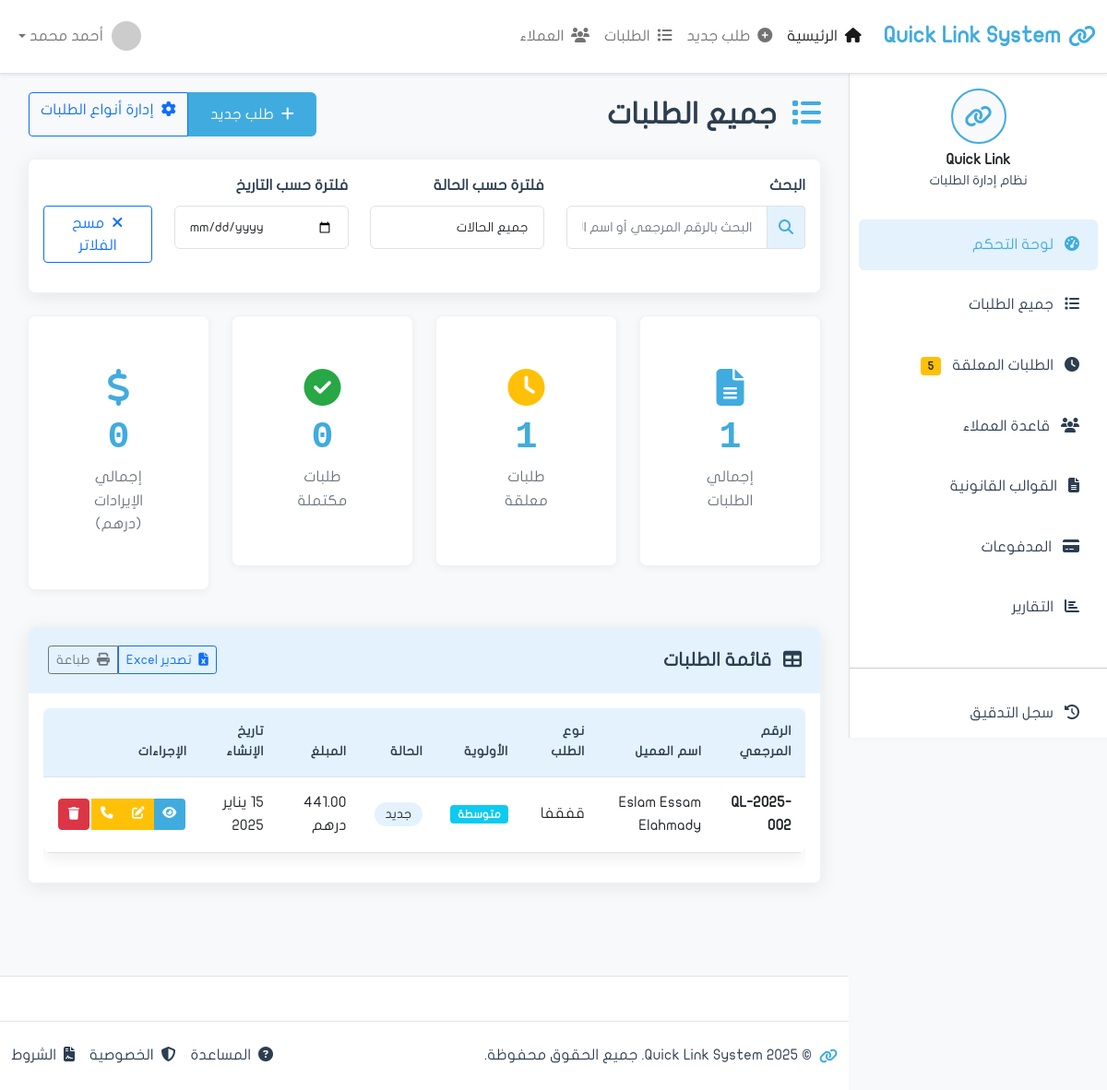
Page /requests/list/ on the earlier database version.
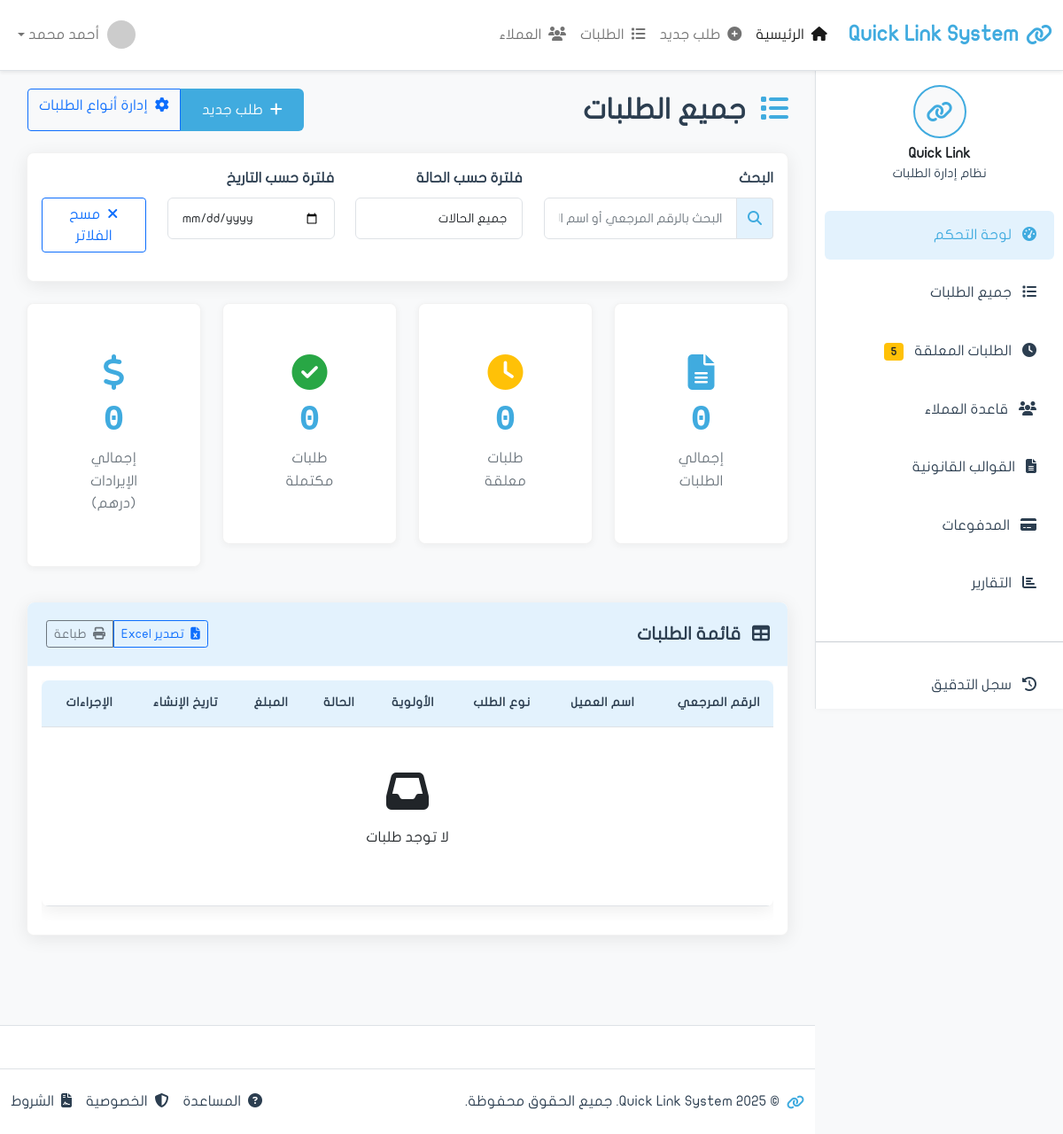
Same page on the later database version.
### apps/requests/models.py (models this page shows, shortened)
class Request(models.Model):
    reference_number = models.CharField(
        'الرقم المرجعي',
        max_length=20,
        unique=True,
        editable=False
    )  # QL-2025-001
    customer = models.ForeignKey(
        'clients.Customer',
        on_delete=models.PROTECT,
        related_name='requests',
        verbose_name='العميل'
    )
    request_type = models.ForeignKey(
        'RequestType',
        on_delete=models.PROTECT,
        related_name='requests',
        verbose_name='نوع الطلب',
        null=True,  # للتوافق مع البيانات القديمة
        blank=True
    )
    request_type_legacy = models.CharField(
        'نوع الطلب (قديم)',
        max_length=100,
        blank=True,
        null=True
    )
    status = models.CharField(
        'الحالة',
        max_length=20,
        choices=RequestStatus.choices,
        default=RequestStatus.NEW
    )
    priority = models.CharField('الأولوية', max_length=20, choices=[
        ('low', 'منخفضة'),
        ('medium', 'متوسطة'),
        ('high', 'عالية'),
        ('urgent', 'عاجلة'),
    ], default='medium')
    template = models.ForeignKey(
        'Template',
        on_delete=models.PROTECT,
        related_name='requests',
        verbose_name='القالب القانوني',
        null=True,
        blank=True
    )
    needs_approval = models.BooleanField('يحتاج موافقة', default=True)
    approved_by = models.ForeignKey(
        'auth.User',
        on_delete=models.SET_NULL,
        null=True,
        blank=True,
        related_name='approved_requests',
        verbose_name='تمت الموافقة من'
    )
    approved_at = models.DateTimeField('تاريخ الموافقة', null=True, blank=True)
    rejected_by = models.ForeignKey(
        'auth.User',
        on_delete=models.SET_NULL,
        null=True,
        blank=True,
        related_name='rejected_requests',
        verbose_name='تم الرفض من'
    )
    rejected_at = models.DateTimeField('تاريخ الرفض', null=True, blank=True)
    rejection_reason = models.TextField('سبب الرفض', blank=True)
    submission_date = models.DateField('تاريخ التقديم', null=True, blank=True)
    due_date = models.DateField('تاريخ الاستحقاق', null=True, blank=True)
    completion_date = models.DateTimeField('تاريخ الإكمال', null=True, blank=True)
    total_amount = models.DecimalField('المبلغ الإجمالي', max_digits=10, decimal_places=2, default=0)
    is_paid = models.BooleanField('مدفوع', default=False)
    payment_method = models.CharField('طريقة الدفع', max_length=50, blank=True)
    description = models.TextField('الوصف', blank=True)
    notes = models.TextField('ملاحظات', blank=True)
    internal_notes = models.TextField('ملاحظات داخلية', blank=True)
    checklist_completed = models.BooleanField('Checklist مكتمل', default=False)
    identity_verified = models.BooleanField('الهوية موثقة', default=False)
    template_selected = models.BooleanField('القالب محدد', default=False)
    payment_confirmed = models.BooleanField('الدفع مؤكد', default=False)
    created_at = models.DateTimeField('تاريخ الإنشاء', auto_now_add=True)
    updated_at = models.DateTimeField('آخر تحديث', auto_now=True)
    created_by = models.ForeignKey(
        'auth.User',
        on_delete=models.SET_NULL,
        null=True,
        related_name='requests_created',
        verbose_name='تم الإنشاء بواسطة'
    )
    assigned_to = models.ForeignKey(
        'auth.User',
        on_delete=models.SET_NULL,
        null=True,
        blank=True,
        related_name='assigned_requests',
        verbose_name='مسند إلى'
    )
    is_deleted = models.BooleanField('محذوف', default=False)
    deleted_at = models.DateTimeField('تاريخ الحذف', null=True, blank=True)
    deleted_by = models.ForeignKey(
        'auth.User',
        on_delete=models.SET_NULL,
        null=True,
        blank=True,
        related_name='requests_deleted',
        verbose_name='تم الحذف بواسطة'
    )
    class Meta:
        verbose_name = 'طلب'
        verbose_name_plural = 'الطلبات'
        ordering = ['-created_at']
        permissions = [
            ('approve_request', 'يمكنه الموافقة على الطلبات'),
            ('reject_request', 'يمكنه رفض الطلبات'),
            ('can_delete_request', 'يمكنه حذف الطلبات'),
            ('view_all_requests', 'يمكنه رؤية جميع الطلبات'),
        ]
        indexes = [
            models.Index(fields=['reference_number']),
            models.Index(fields=['status']),
            models.Index(fields=['created_at']),
        ]

class RequestType(models.Model):
    name_arabic = models.CharField('الاسم بالعربية', max_length=200)
    name_english = models.CharField('الاسم بالإنجليزية', max_length=200, blank=True)
    code = models.CharField('الرمز', max_length=50, unique=True, editable=False)
    category = models.ForeignKey(
        'RequestCategory',
        on_delete=models.PROTECT,
        related_name='request_types',
        verbose_name='الفئة',
        null=True,  # للتوافق المؤقت
        blank=True
    )
    description = models.TextField('الوصف', blank=True)
    default_price = models.DecimalField('السعر الافتراضي', max_digits=10, decimal_places=2, default=420.00)
    is_active = models.BooleanField('نشط', default=True)
    display_order = models.IntegerField('ترتيب العرض', default=0)
    usage_count = models.IntegerField('عدد الاستخدامات', default=0)
    created_at = models.DateTimeField('تاريخ الإنشاء', auto_now_add=True)
    updated_at = models.DateTimeField('آخر تحديث', auto_now=True)
    created_by = models.ForeignKey('auth.User', on_delete=models.SET_NULL, null=True, blank=True)
    class Meta:
        verbose_name = 'نوع طلب'
        verbose_name_plural = 'أنواع الطلبات'
        ordering = ['display_order', 'name_arabic']

### apps/clients/models.py (models this page shows, shortened)
class Customer(models.Model):
    full_name = models.CharField('الاسم الرباعي', max_length=200)
    full_name_english = models.CharField('الاسم بالإنجليزية', max_length=200, blank=True)
    emirates_id = models.CharField(
        'رقم الهوية',
        max_length=18,
        unique=True,
        validators=[
            RegexValidator(
                regex=r'^784-\d{4}-\d{7}-\d{1}$',
                message='رقم الهوية يجب أن يكون بصيغة: 784-XXXX-XXXXXXX-X'
            )
        ]
    )
    date_of_birth = models.DateField('تاريخ الميلاد')
    nationality = models.CharField('الجنسية', max_length=100, default='الإمارات')
    gender = models.CharField('الجنس', max_length=10, choices=[
        ('male', 'ذكر'),
        ('female', 'أنثى'),
    ])
    phone = models.CharField('رقم الجوال', max_length=20)
    email = models.EmailField('البريد الإلكتروني', blank=True)
    address = models.TextField('العنوان', blank=True)
    occupation = models.CharField('المهنة', max_length=100, blank=True)
    company_name = models.CharField('اسم الشركة', max_length=200, blank=True)
    created_at = models.DateTimeField('تاريخ الإنشاء', auto_now_add=True)
    updated_at = models.DateTimeField('آخر تحديث', auto_now=True)
    created_by = models.ForeignKey(
        'auth.User',
        on_delete=models.SET_NULL,
        null=True,
        related_name='customers_created',
        verbose_name='تم الإنشاء بواسطة'
    )
    is_active = models.BooleanField('نشط', default=True)
    is_verified = models.BooleanField('موثق', default=False)
    notes = models.TextField('ملاحظات', blank=True)
    class Meta:
        verbose_name = 'عميل'
        verbose_name_plural = 'العملاء'
        ordering = ['-created_at']
        indexes = [
            models.Index(fields=['emirates_id']),
            models.Index(fields=['full_name']),
            models.Index(fields=['phone']),
        ]

### apps/requests/views.py (the view)
# urls.py: path('', views.list, name='list'),
def list(request):
    from django.db.models import Sum
    status_filter = request.GET.get('status')
    search_query = request.GET.get('q')
    date_filter = request.GET.get('date')
    requests_list = Request.objects.filter(is_deleted=False).select_related(
        'customer', 'created_by', 'template'
    )
    if status_filter and status_filter != 'all':
        requests_list = requests_list.filter(status=status_filter)
    if search_query:
        requests_list = requests_list.filter(
            models.Q(reference_number__icontains=search_query) |
            models.Q(customer__full_name__icontains=search_query)
        )
    if date_filter:
        requests_list = requests_list.filter(created_at__date=date_filter)
    requests_list = requests_list.order_by('-created_at')
    paginator = Paginator(requests_list, 20)  # 20 طلب لكل صفحة
    page = request.GET.get('page', 1)
    try:
        page_obj = paginator.page(page)
    except PageNotAnInteger:
        page_obj = paginator.page(1)
    except EmptyPage:
        page_obj = paginator.page(paginator.num_pages)
    total_count = Request.objects.filter(is_deleted=False).count()
    pending_count = Request.objects.filter(
        status__in=['new', 'in_review'],
        is_deleted=False
    ).count()
    completed_count = Request.objects.filter(status='completed', is_deleted=False).count()
    total_revenue = Payment.objects.filter(status='paid').aggregate(
        total=Sum('amount')
    )['total'] or 0
    context = {
        'page_title': 'جميع الطلبات',
        'page_obj': page_obj,
        'total_count': total_count,
        'pending_count': pending_count,
        'completed_count': completed_count,
        'total_revenue': total_revenue,
    }
    return render(request, 'requests/list.html', context)

### apps/requests/templates/requests/list.html (shortened to what the changed rows need)
{% extends 'base.html' %}
{% load static %}
{% block content %}
            <div class="d-flex justify-content-between align-items-center mb-4">
                <h2 class="mb-0">
                    <i class="fas fa-list me-2 text-primary"></i>
                    جميع الطلبات
                </h2>
            </div>
            <div class="row mb-4">
                <div class="col-xl-3 col-md-6 mb-3">
                    <div class="card stats-card">
                        <div class="card-body text-center">
                            <i class="fas fa-file-alt icon-large text-primary"></i>
                            <div class="stats-number">{{ total_count|default:0 }}</div>
                            <div class="stats-label">إجمالي الطلبات</div>
                        </div>
                    </div>
                </div>
                <div class="col-xl-3 col-md-6 mb-3">
                    <div class="card stats-card">
                        <div class="card-body text-center">
                            <i class="fas fa-clock icon-large text-warning"></i>
                            <div class="stats-number">{{ pending_count|default:0 }}</div>
                            <div class="stats-label">طلبات معلقة</div>
                        </div>
                    </div>
                </div>
            </div>
            <div class="card shadow-custom">
                <div class="card-body">
                    <div class="table-responsive">
                        <table class="table table-hover" id="requestsTable">
                            <thead>
                                <tr>
                                    <th>الرقم المرجعي</th>
                                    <th>اسم العميل</th>
                                    <th>نوع الطلب</th>
                                    <th>الأولوية</th>
                                    <th>الحالة</th>
                                    <th>المبلغ</th>
                                    <th>تاريخ الإنشاء</th>
                                    <th>الإجراءات</th>
                                </tr>
                            </thead>
                            <tbody>
                                {% if page_obj %}
                                    {% for req in page_obj %}
                                <tr>
                                    <td><strong>{{ req.reference_number }}</strong></td>
                                    <td>{{ req.customer.full_name }}</td>
                                    <td>
                                        {% if req.request_type %}
                                            {{ req.request_type.name_arabic }}
                                        {% else %}
                                            غير محدد
                                        {% endif %}
                                    </td>
                                    <td>
                                        <span class="badge
                                            {% if req.priority == 'urgent' %}bg-danger
                                            {% elif req.priority == 'high' %}bg-warning
                                            {% elif req.priority == 'medium' %}bg-info
                                            {% else %}bg-secondary{% endif %}">
                                            {{ req.get_priority_display }}
                                        </span>
                                    </td>
                                    <td>
                                        <span class="status-badge
                                            {% if req.status == 'new' %}status-new
                                            {% elif req.status == 'in_review' or req.status == 'processing' %}status-inprogress
                                            {% elif req.status == 'completed' or req.status == 'paid' %}status-completed
                                            {% elif req.status == 'cancelled' or req.status == 'rejected' %}status-cancelled
                                            {% else %}status-new{% endif %}">
                                            {{ req.get_status_display }}
                                        </span>
                                    </td>
                                    <td>{{ req.total_amount|default:"0" }} درهم</td>
                                    <td>{{ req.created_at|date:"d يناير Y" }}</td>
                                    <td>
                                        <div class="btn-group" role="group">
                                            <a href="{% url 'requests:detail' req.id %}" class="btn btn-action btn-view" title="عرض التفاصيل">
                                                <i class="fas fa-eye"></i>
                                            </a>
                                            {% if req.status == 'new' or req.status == 'in_review' %}
                                                <a href="{% url 'requests:edit' req.id %}" class="btn btn-action btn-edit" title="تعديل">
                                                    <i class="fas fa-edit"></i>
                                                </a>
                                            {% endif %}
                                            <a href="{% url 'chat:room' %}?customer_id={{ req.customer.id }}" class="btn btn-action btn-warning" title="اتصال WhatsApp">
                                                <i class="fas fa-phone"></i>
                                            </a>
                                            {% if req.status == 'new' or req.status == 'in_review' or req.status == 'cancelled' %}
                                                <form method="post" action="{% url 'requests:delete' req.id %}" style="display: inline;" onsubmit="return confirm('هل أنت متأكد من حذف الطلب {{ req.reference_number }}؟\n\nهذا الإجراء لا يمكن التراجع عنه!');">
                                                    <button type="submit" class="btn btn-action btn-danger" title="حذف">
                                                        <i class="fas fa-trash"></i>
                                                    </button>
                                                </form>
                                            {% endif %}
                                        </div>
                                    </td>
                                </tr>
                                    {% endfor %}
                                {% else %}
                                <tr>
                                    <td colspan="9" class="text-center text-muted py-5">
                                        <i class="fas fa-inbox fa-3x mb-3 d-block"></i>
                                        <p>لا توجد طلبات</p>
                                    </td>
                                </tr>
                                {% endif %}
                            </tbody>
                        </table>
                    </div>
                </div>
            </div>
{% endblock content %}

Differences in the rows shown:
removed Request: reference_number "QL-2025-002", customer.full_name "Eslam Essam Elahmady", request_type.name_arabic "قفقفا", priority "متوسطة", status "جديد", total_amount "441.00", created_at "15 يناير 2025"
Other differences:
{{ total_count|default:0 }}: "1" → "0"
{{ pending_count|default:0 }}: "1" → "0"
text now shown: "لا توجد طلبات"
